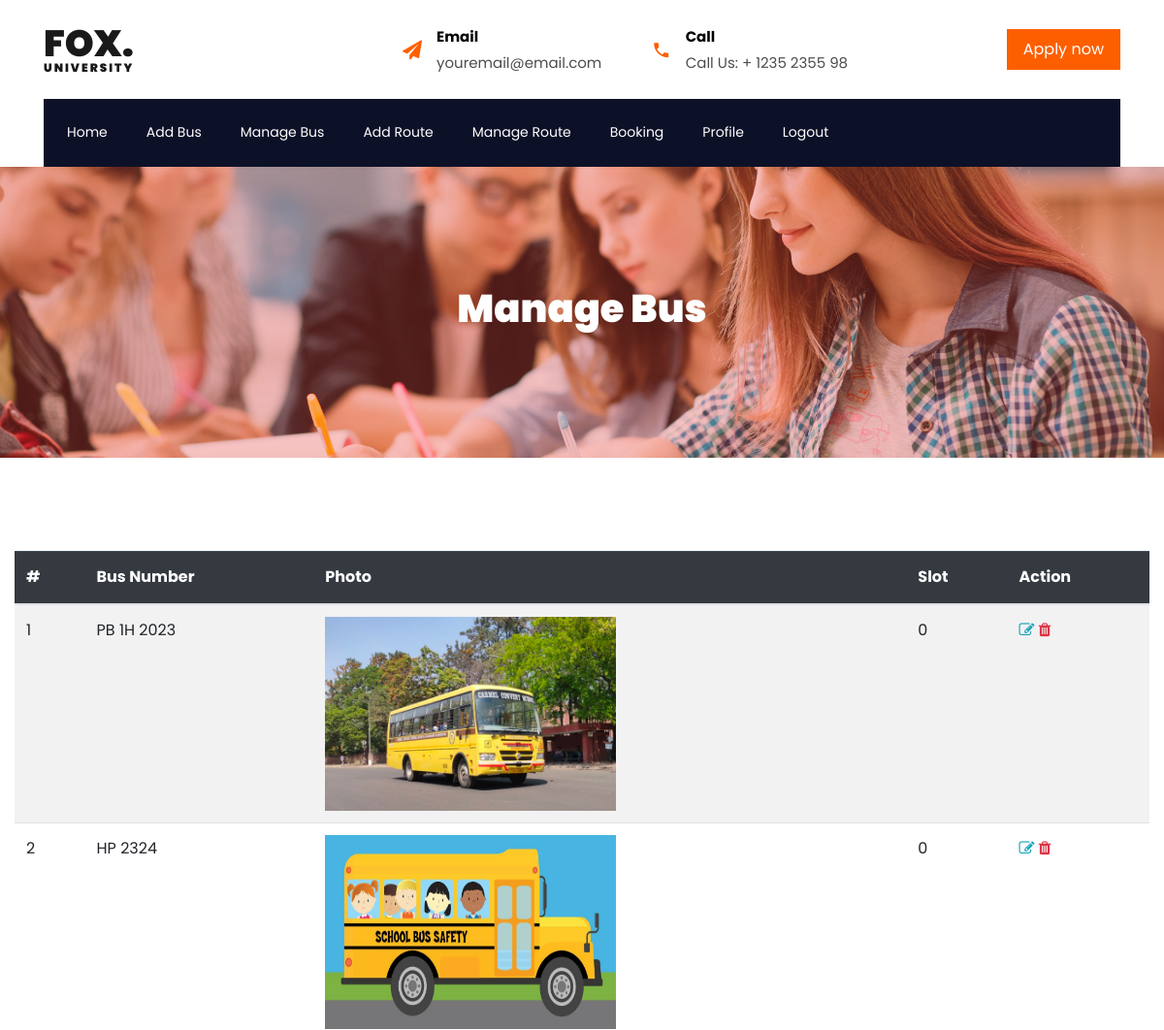
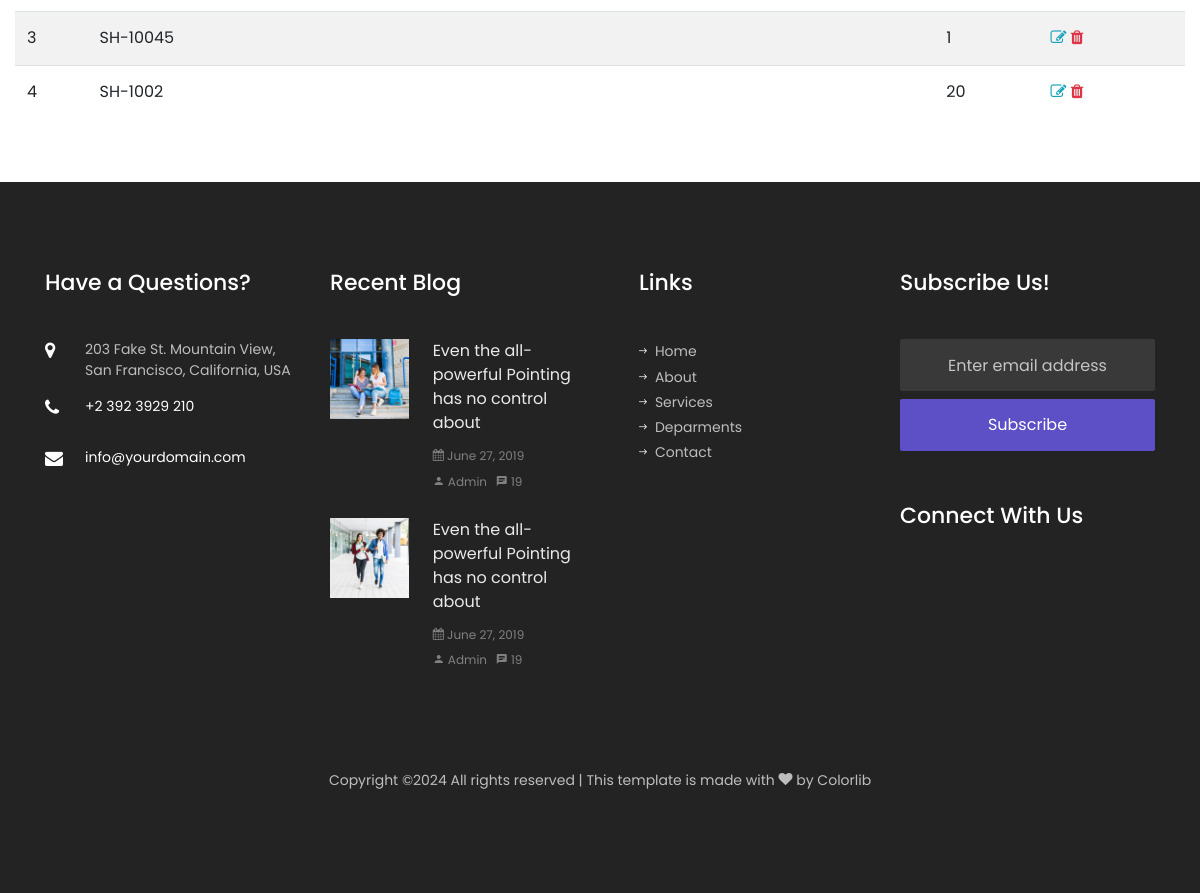
Screenshot of /school/view_bus.php (signed in) with the database file from the repository (2 pictures, top to bottom).
### tables this page shows
CREATE TABLE `bus` (
  `id` int(10) NOT NULL,
  `bus_number` varchar(100) NOT NULL,
  `photo` longtext NOT NULL,
  `quantity_slot` int(100) NOT NULL,
  `status` varchar(20) NOT NULL DEFAULT 'active',
  `createdat` timestamp(6) NOT NULL DEFAULT current_timestamp(6) ON UPDATE current_timestamp(6)
);

### school/view_bus.php (the view, shortened to what this page needs)
<?php
    include_once("school_header.php");
?>
<section class="hero-wrap hero-wrap-2" style="background-image: url('images/bg_1.jpg');">
    <div class="overlay"></div>
    <div class="container">
    <div class="row no-gutters slider-text align-items-center justify-content-center">
        <div class="col-md-9 ftco-animate text-center">
        <h1 class="mb-2 bread">Manage Bus</h1>
        </div>
    </div>
    </div>
</section>
    <div class="container-xxl py-5 mt-5">
        <div class="container-fluid">
            <div class="row g-5">
                <div class="col-lg-12 mx-auto wow fadeInUp" data-wow-delay="0.1s">
                    <table class="table table-striped table-hover ">
                        <thead class="table-dark">
                            <tr>
                                <th>#</th>
                                <th>Bus Number</th>
                                <th>Photo</th>
                                <th>Slot</th>
                                <th>Action</th>
                            </tr>
                        </thead>
                        <tbody>
                           <?php
                           $count =1;
                           include_once("config.php");
                           $query = "SELECT * FROM `bus`";
                           $res = mysqli_query($conn,$query);
                           while($data = mysqli_fetch_array($res))
                            {
                           ?>
                            <tr>
                                <td><?php echo $count; ?></td>
                                <td>
                                <?php echo $data["bus_number"]; ?>
                                </td>
                                <td>
                                <img src="buses/<?php echo $data['photo']?>" alt="" class="img-fluid img-set" >
                                </td>
                                <td>
                                <?php echo $data["quantity_slot"]; ?>
                                </td>
                                <td>
                                    <a href="edit_bus.php?id=<?php echo $data['id']; ?>">
                                        <i class="fa fa-edit text-info"></i>
                                    </a>
                                    <a href="delete_bus.php?id=<?php echo $data['id']?>">
                                        <i class="fa fa-trash text-danger"></i>
                                    </a>
                                </td>
                            </tr>
                            <?php
                            $count++;
                            }
                            ?>
                        </tbody>
                    </table>
                </div>
            </div>
        </div>
    </div>
<?php
    include_once("footer.php");
?>

### school/view_bus.php (style rules this page uses)
.img-set { height:200px !important; max-width:300px !important; min-width:300px !important; }

### rows the page displays
bus: bus_number "PB 1H 2023", photo (picture), quantity_slot "0"
bus: bus_number "HP 2324", photo (picture), quantity_slot "0"
bus: bus_number "SH-10045", quantity_slot "1"
bus: bus_number "SH-1002", quantity_slot "20"
